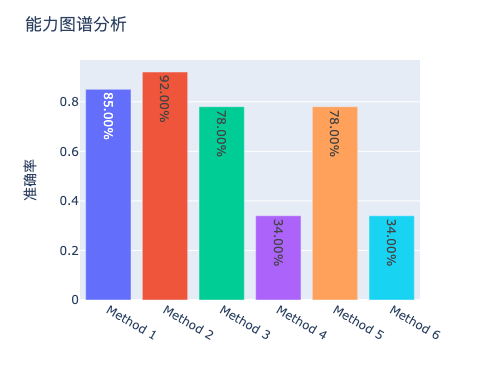

Generate this figure with Python:
import pandas as pd
import plotly.express as px

data = {'Method': ['Method 1', 'Method 2', 'Method 3', 'Method 4', 'Method 5', 'Method 6'], 'Accuracy': [0.85, 0.92, 0.78, 0.34, 0.78, 0.34]}
df = pd.DataFrame(data)

colors = px.colors.qualitative.Plotly[:len(df)]

fig = px.bar(df, x='Method', y='Accuracy', text=df['Accuracy'].apply(lambda x: f'{x:.2%}'), color=colors)
fig.update_traces(textposition='auto')
fig.update_layout(
    width=500, height=380, title='能力图谱分析', xaxis_title='', yaxis_title='准确率', showlegend=False
)
fig.write_image('plotly_4.png')
